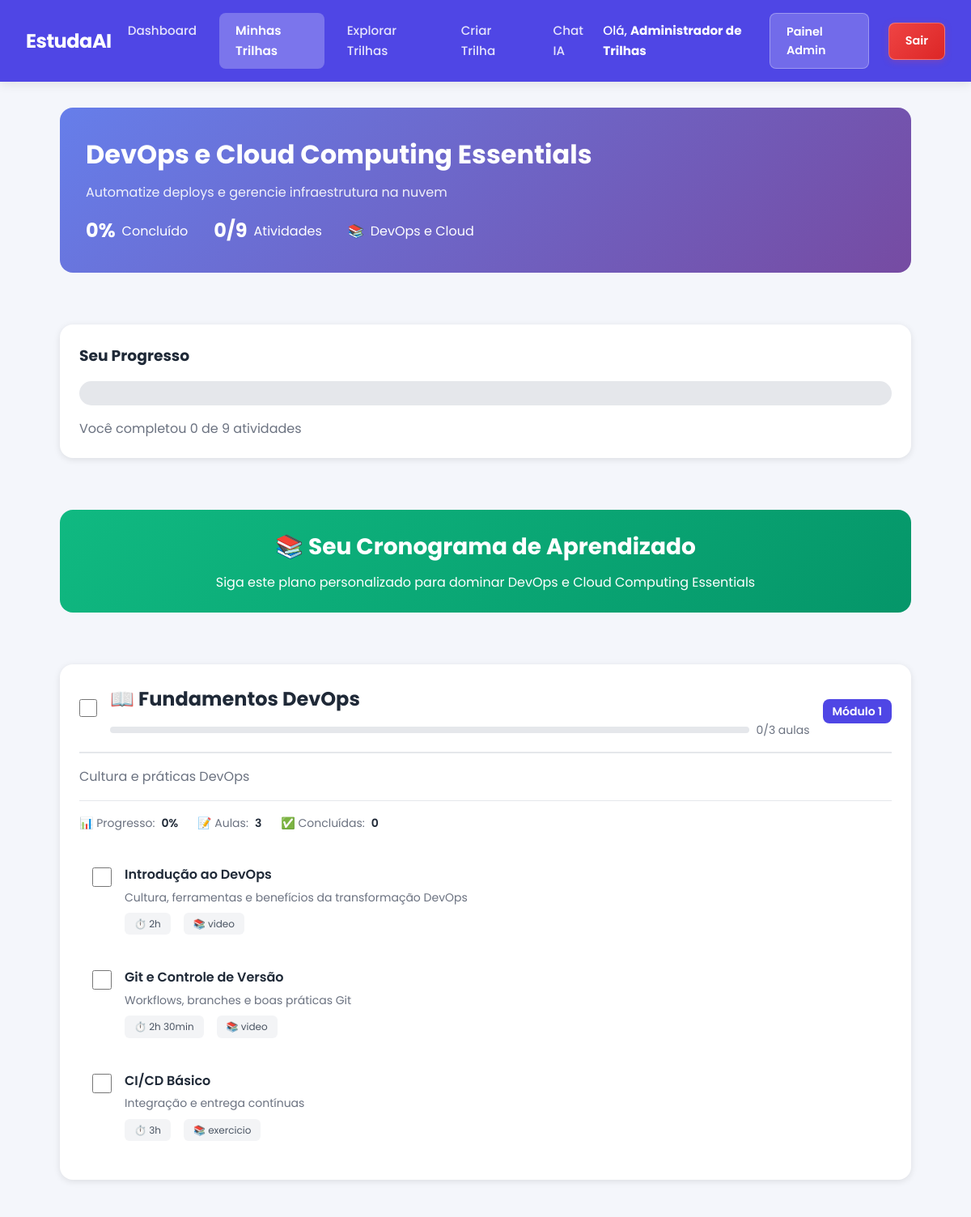
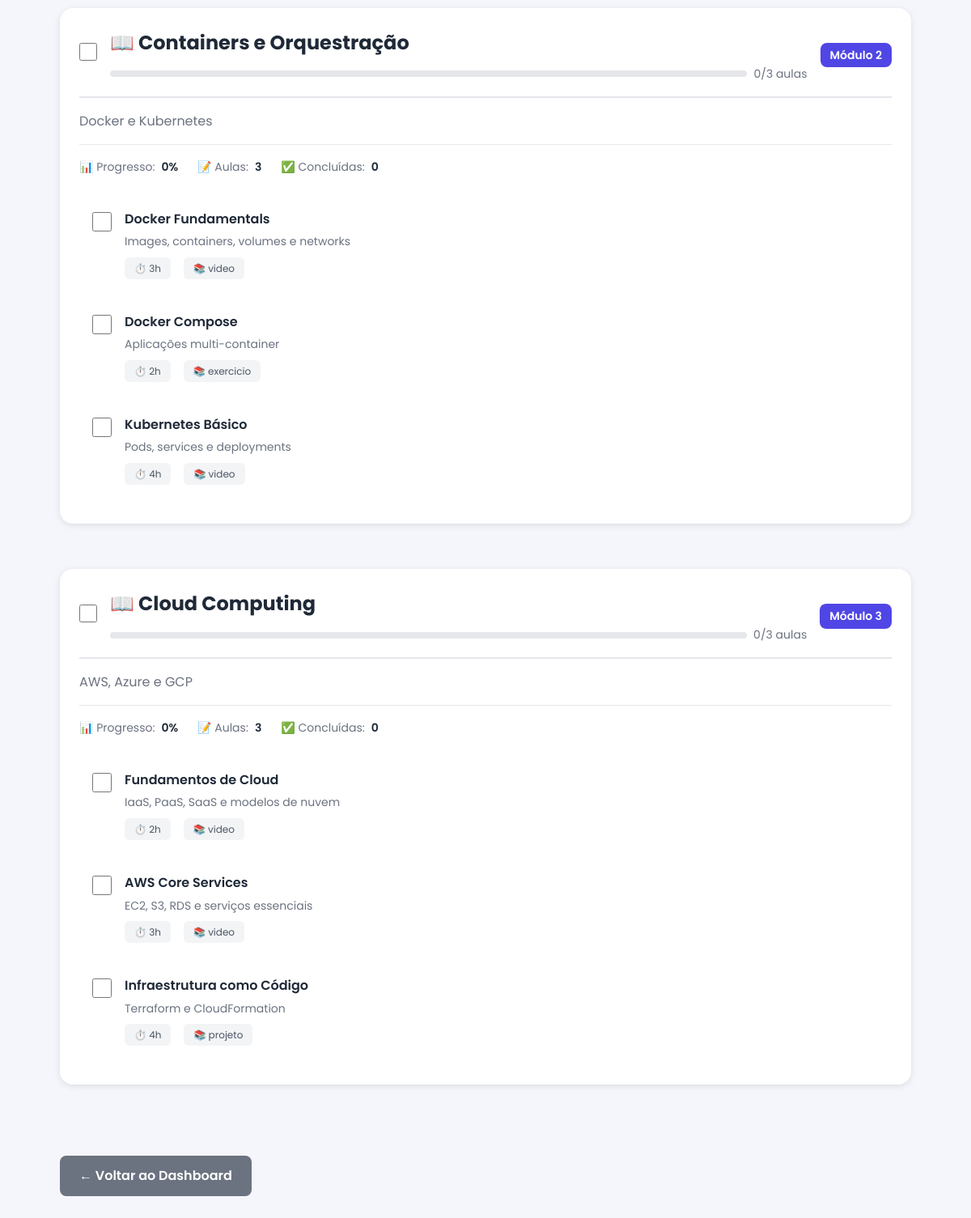
The app's page /usuarios/trilha/6/ (signed in) with its own data (2 pictures, top to bottom).
### usuarios/models.py (models this page shows, shortened)
class Usuario(AbstractUser):  # criação de uma classe usuário
    nome = models.CharField(max_length=100)  # Nome completo do usuário
    email = models.EmailField(unique=True)  # Email único no sistema
    universidade = models.CharField(max_length=255)  # Nome da universidade
    curso = models.CharField(max_length=255)  # Nome do curso
    ano_formatura = models.IntegerField(
        null=True,
        blank=True,  # Permite valores vazios
        validators=[
            MinValueValidator(2000),
            MaxValueValidator(2060),
        ],  # Entre 2000 e 2060
    )
    idade = models.IntegerField(
        null=True,
        blank=True,  # Permite valores vazios
        validators=[MinValueValidator(8), MaxValueValidator(100)],  # Entre 8 e 100 anos
    )
    REQUIRED_FIELDS = [
        "nome",
        "email",
        "universidade",
        "curso",
        "ano_formatura",
        "idade",
    ]

### api/models.py (models this page shows, shortened)
class TrilhaCurso(models.Model):
    usuario = models.ForeignKey(
        Usuario, on_delete=models.CASCADE, related_name="trilhas_curso"
    )
    titulo = models.CharField(max_length=255)
    descricao = models.TextField(blank=True)
    area = models.ForeignKey(
        Area, on_delete=models.SET_NULL, null=True, blank=True, related_name="trilhas_curso"
    )
    solicitacao_original = models.TextField(
        blank=True,
        help_text="Texto original enviado pelo usuário (vazio para criação manual)"
    )
    conteudo_json = models.JSONField(
        help_text="Conteúdo completo da trilha em formato JSON"
    )
    ativa = models.BooleanField(default=True)
    data_criacao = models.DateTimeField(auto_now_add=True)
    data_atualizacao = models.DateTimeField(auto_now=True)
    class Meta:
        ordering = ["-data_criacao"]
        verbose_name = "Trilha de Curso (IA)"
        verbose_name_plural = "Trilhas de Curso (IA)"

class Area(models.Model):
    nome = models.CharField(max_length=100, unique=True)
    descricao = models.TextField()
    icone = models.CharField(
        max_length=50, blank=True, help_text="Nome do ícone ou emoji"
    )
    cor = models.CharField(
        max_length=7, default="#4f46e5", help_text="Cor em hexadecimal"
    )
    ativa = models.BooleanField(default=True)
    data_criacao = models.DateTimeField(auto_now_add=True)
    data_atualizacao = models.DateTimeField(auto_now=True)
    class Meta:
        ordering = ["nome"]
        verbose_name = "Área"
        verbose_name_plural = "Áreas"

### usuarios/views.py (the view)
# urls.py: path("trilha/<int:pk>/", views.ver_trilha, name="ver_trilha"),
@login_required
def ver_trilha(request, pk):
    trilha = get_object_or_404(TrilhaCurso, pk=pk, usuario=request.user)
    progressos = ProgressoTrilhaCurso.objects.filter(trilha=trilha)
    progresso_dict = {p.identificador: p for p in progressos}
    total_atividades = 0
    atividades_concluidas = 0
    conteudo = trilha.conteudo_json
    modulos_enriquecidos = []
    if isinstance(conteudo, dict):
        modulos = conteudo.get('modulos', [])
        for mod_idx, modulo in enumerate(modulos):
            aulas_enriquecidas = []
            aulas = modulo.get('aulas', [])
            modulo_concluido = True  # Assume verdadeiro até encontrar aula não concluída
            aulas_concluidas_modulo = 0
            for aula_idx, aula in enumerate(aulas):
                total_atividades += 1
                identificador = f"mod_{mod_idx}_aula_{aula_idx}"
                progresso = progresso_dict.get(identificador)
                concluida = progresso.concluida if progresso else False
                if concluida:
                    atividades_concluidas += 1
                    aulas_concluidas_modulo += 1
                else:
                    modulo_concluido = False  # Se alguma aula não está concluída, módulo não está
                aula_enriquecida = dict(aula)
                aula_enriquecida['identificador'] = identificador
                aula_enriquecida['concluida'] = concluida
                aula_enriquecida['modulo_indice'] = mod_idx
                aula_enriquecida['aula_indice'] = aula_idx
                aulas_enriquecidas.append(aula_enriquecida)
            percentual_modulo = 0
            if len(aulas) > 0:
                percentual_modulo = int((aulas_concluidas_modulo / len(aulas)) * 100)
            modulo_enriquecido = dict(modulo)
            modulo_enriquecido['aulas'] = aulas_enriquecidas
            modulo_enriquecido['modulo_indice'] = mod_idx
            modulo_enriquecido['concluido'] = modulo_concluido
            modulo_enriquecido['total_aulas'] = len(aulas)
            modulo_enriquecido['aulas_concluidas'] = aulas_concluidas_modulo
            modulo_enriquecido['percentual'] = percentual_modulo
            modulos_enriquecidos.append(modulo_enriquecido)
    percentual_conclusao = 0
    if total_atividades > 0:
        percentual_conclusao = int((atividades_concluidas / total_atividades) * 100)
    context = {
        'trilha': trilha,
        'modulos': modulos_enriquecidos,
        'total_atividades': total_atividades,
        'atividades_concluidas': atividades_concluidas,
        'percentual_conclusao': percentual_conclusao,
    }
    return render(request, 'usuarios/ver_trilha.html', context)

### usuarios/templates/usuarios/ver_trilha.html (shortened to what this page needs)
{% load static %}
<!DOCTYPE html>
<html lang="pt-BR">
<head>
    <link rel="stylesheet" href="{% static 'usuarios/dashboard-style.css' %}">
</head>
<body>
    <header class="navbar">
        <nav class="navbar-container">
            <a href="{% url 'dashboard' %}" class="logo">EstudaAI</a>
            <ul class="nav-links">
                <li><a href="{% url 'dashboard' %}" class="nav-link">Dashboard</a></li>
                <li><a href="{% url 'minhas_trilhas' %}" class="nav-link active">Minhas Trilhas</a></li>
                <li><a href="{% url 'trilhas_disponiveis' %}" class="nav-link">Explorar Trilhas</a></li>
                <li><a href="{% url 'criar_trilha' %}" class="nav-link">Criar Trilha</a></li>
                <li><a href="{% url 'chat_ia' %}" class="nav-link">Chat IA</a></li>
            </ul>
            <div class="user-info">
                <span class="user-text">Olá, <strong>{{ user.nome|default:user.username }}</strong></span>
                {% if user.is_staff %}
                <a href="{% url 'admin_dashboard' %}" class="admin-btn">Painel Admin</a>
                {% endif %}
                <a href="{% url 'logout' %}" class="logout-btn">Sair</a>
            </div>
        </nav>
    </header>
    <main class="container">
        <div class="trilha-header">
            <h1>{{ trilha.titulo }}</h1>
            {% if trilha.descricao %}
            <p>{{ trilha.descricao }}</p>
            {% endif %}
            <div class="stats-mini">
                <div class="stat-mini">
                    <span class="stat-mini-value">{{ percentual_conclusao }}%</span>
                    <span>Concluído</span>
                </div>
                <div class="stat-mini">
                    <span class="stat-mini-value">{{ atividades_concluidas }}/{{ total_atividades }}</span>
                    <span>Atividades</span>
                </div>
                {% if trilha.area %}
                <div class="stat-mini">
                    <span>📚</span>
                    <span>{{ trilha.area.nome }}</span>
                </div>
                {% endif %}
            </div>
        </div>
        <div class="progress-section">
            <h3 style="margin: 0 0 0.5rem 0; color: #1f2937;">Seu Progresso</h3>
            <div class="progress-bar-large">
            </div>
            <p style="color: #6b7280; margin: 0;">
                Você completou {{ atividades_concluidas }} de {{ total_atividades }} atividades
            </p>
        </div>
        <div class="cronograma-header">
            <h2>📚 Seu Cronograma de Aprendizado</h2>
            <p>Siga este plano personalizado para dominar {{ trilha.titulo }}</p>
        </div>
        {% for modulo in modulos %}
        <div class="modulo-card">
            <div class="modulo-header" style="display: flex; align-items: center; gap: 1rem; border-bottom: 2px solid #e5e7eb; padding-bottom: 1rem;">
                <form method="POST" action="{% url 'marcar_modulo' trilha.id %}" style="margin: 0;">
                    <input
                        type="checkbox"
                        class="checkbox-custom"
                        onchange="this.form.submit()"
                        style="width: 22px; height: 22px; cursor: pointer;"
                        title="Marcar módulo completo"
                    >
                </form>
                <div style="flex: 1;">
                    <h2 class="modulo-titulo">📖 {{ modulo.titulo }}</h2>
                    <div class="modulo-progress">
                        <div class="modulo-progress-bar">
                        </div>
                        <span>{{ modulo.aulas_concluidas }}/{{ modulo.total_aulas }} aulas</span>
                    </div>
                </div>
                <span class="modulo-badge">Módulo {{ forloop.counter }}</span>
            </div>
            {% if modulo.descricao %}
            <p style="color: #6b7280; margin: 1rem 0;">{{ modulo.descricao }}</p>
            {% endif %}
            <div class="modulo-stats">
                <div class="modulo-stat">
                    <span>📊 Progresso:</span>
                    <span class="modulo-stat-value">{{ modulo.percentual }}%</span>
                </div>
                <div class="modulo-stat">
                    <span>📝 Aulas:</span>
                    <span class="modulo-stat-value">{{ modulo.total_aulas }}</span>
                </div>
                <div class="modulo-stat">
                    <span>✅ Concluídas:</span>
                    <span class="modulo-stat-value">{{ modulo.aulas_concluidas }}</span>
                </div>
            </div>
            <div style="margin-top: 1.5rem;">
                {% for aula in modulo.aulas %}
                <div class="aula-item {% if aula.concluida %}concluida{% endif %}">
                    <div class="checkbox-container">
                        <form method="POST" action="{% url 'marcar_atividade' trilha.id %}" style="margin: 0;">
                            <input
                                type="checkbox"
                                class="checkbox-custom"
                                onchange="this.form.submit()"
                            >
                        </form>
                    </div>
                    <div class="aula-content">
                        <h4 class="aula-titulo">
                            {{ aula.titulo }}
                        </h4>
                        {% if aula.descricao %}
                        <p class="aula-descricao">{{ aula.descricao }}</p>
                        {% endif %}
                        <div class="aula-meta">
                            {% if aula.duracao %}
                            <span class="aula-tag">⏱️ {{ aula.duracao }}</span>
                            {% endif %}
                            {% if aula.tipo %}
                            <span class="aula-tag">📚 {{ aula.tipo }}</span>
                            {% endif %}
                        </div>
                    </div>
                </div>
                {% endfor %}
            </div>
        </div>
        {% endfor %}
        <div style="margin-top: 2rem;">
            <a href="{% url 'dashboard' %}" class="btn-voltar">← Voltar ao Dashboard</a>
        </div>
    </main>
</body>
</html>

### usuarios/static/usuarios/dashboard-style.css (style rules this page uses)
:root { --bg-color: #f4f6fb; --primary-color: #4f46e5; --secondary-color: #10b981; --text-color: #1f2937; --light-text: #6b7280; --card-bg: #ffffff; --border-radius: 12px; --shadow: 0 4px 12px rgba(0, 0, 0, 0.08); }
* { margin: 0; padding: 0; box-sizing: border-box; font-family: 'Poppins', sans-serif; }
body { background-color: var(--bg-color); color: var(--text-color); line-height: 1.6; }
.navbar { background-color: var(--primary-color); color: #fff; box-shadow: var(--shadow); }
.navbar-container { max-width: 1200px; margin: 0 auto; padding: 1rem 2rem; display: flex; align-items: center; justify-content: space-between; }
.logo { font-size: 1.5rem; font-weight: 700; color: #fff; text-decoration: none; letter-spacing: -0.5px; transition: all 0.3s; }
.nav-links { list-style: none; display: flex; gap: 0.5rem; }
.nav-link { color: rgba(255, 255, 255, 0.85); text-decoration: none; transition: all 0.3s; font-weight: 500; padding: 0.65rem 1.25rem; border-radius: 0.5rem; display: block; font-size: 0.95rem; }
.nav-link.active { background: rgba(255, 255, 255, 0.25); color: #fff; font-weight: 600; }
.user-info { display: flex; align-items: center; gap: 1rem; }
.user-text { font-weight: 500; font-size: 0.95rem; }
.admin-btn { text-decoration: none; padding: 0.65rem 1.25rem; background: rgba(255, 255, 255, 0.2); color: white; border-radius: 0.5rem; font-weight: 600; transition: all 0.3s; font-size: 0.9rem; display: inline-block; border: 1px solid rgba(255, 255, 255, 0.3); }
.logout-btn { text-decoration: none; padding: 0.65rem 1.25rem; background: linear-gradient(135deg, #ef4444 0%, #dc2626 100%); color: white; border-radius: 0.5rem; font-weight: 600; transition: all 0.3s; font-size: 0.9rem; display: inline-block; border: 1px solid rgba(255, 255, 255, 0.3); margin-left: 0.5rem; box-shadow: 0 2px 8px rgba(239, 68, 68, 0.25); }
.container { max-width: 1100px; margin: 2rem auto; padding: 0 1.5rem; display: flex; flex-direction: column; gap: 2rem; }

### records on screen
Usuario: nome "Administrador de Trilhas"
TrilhaCurso: titulo "DevOps e Cloud Computing Essentials", descricao "Automatize deploys e gerencie infraestrutura na nuvem", area.nome "DevOps e Cloud"

### other values on screen
{{ percentual_conclusao }} "0"
{{ atividades_concluidas }} "0"
{{ total_atividades }} "9"
{{ modulo.titulo }} "Fundamentos DevOps" "Containers e Orquestração" "Cloud Computing"
{{ modulo.aulas_concluidas }} "0" "0" "0"
{{ modulo.total_aulas }} "3" "3" "3"
{{ modulo.descricao }} "Cultura e práticas DevOps" "Docker e Kubernetes" "AWS, Azure e GCP"
{{ modulo.percentual }} "0" "0" "0"
{{ aula.titulo }} "Introdução ao DevOps" "Git e Controle de Versão" "CI/CD Básico" "Docker Fundamentals" "Docker Compose" "Kubernetes Básico" "Fundamentos de Cloud" "AWS Core Services" "Infraestrutura como Código"
{{ aula.descricao }} "Cultura, ferramentas e benefícios da transformação DevOps" "Workflows, branches e boas práticas Git" "Integração e entrega contínuas" "Images, containers, volumes e networks" "Aplicações multi-container" "Pods, services e deployments" "IaaS, PaaS, SaaS e modelos de nuvem" "EC2, S3, RDS e serviços essenciais" "Terraform e CloudFormation"
{{ aula.duracao }} "2h" "2h 30min" "3h" "3h" "2h" "4h" "2h" "3h" "4h"
{{ aula.tipo }} "video" "video" "exercicio" "video" "exercicio" "video" "video" "video" "projeto"
